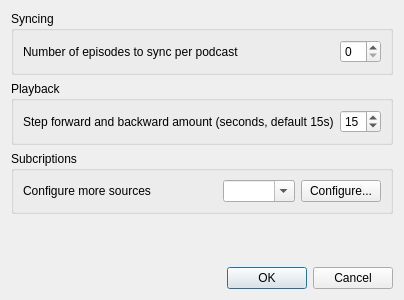
<?xml version="1.0" encoding="UTF-8"?>
<ui version="4.0">
 <class>dlgSettings</class>
 <widget class="QDialog" name="dlgSettings">
  <property name="geometry">
   <rect>
    <x>0</x>
    <y>0</y>
    <width>400</width>
    <height>300</height>
   </rect>
  </property>
  <property name="windowTitle">
   <string>Preferences</string>
  </property>
  <layout class="QVBoxLayout" name="verticalLayout_2">
   <item>
    <widget class="QGroupBox" name="groupBox">
     <property name="title">
      <string>Syncing</string>
     </property>
     <layout class="QVBoxLayout" name="verticalLayout">
      <item>
       <layout class="QHBoxLayout" name="horizontalLayout">
        <item>
         <widget class="QLabel" name="label">
          <property name="text">
           <string>Number of episodes to sync per podcast</string>
          </property>
          <property name="wordWrap">
           <bool>false</bool>
          </property>
         </widget>
        </item>
        <item>
         <spacer name="horizontalSpacer">
          <property name="orientation">
           <enum>Qt::Horizontal</enum>
          </property>
          <property name="sizeHint" stdset="0">
           <size>
            <width>40</width>
            <height>20</height>
           </size>
          </property>
         </spacer>
        </item>
        <item>
         <widget class="QSpinBox" name="sbxEpsPerFeed">
          <property name="frame">
           <bool>true</bool>
          </property>
          <property name="specialValueText">
           <string/>
          </property>
         </widget>
        </item>
       </layout>
      </item>
     </layout>
    </widget>
   </item>
   <item>
    <widget class="QGroupBox" name="groupBox_2">
     <property name="title">
      <string>Playback</string>
     </property>
     <layout class="QVBoxLayout" name="verticalLayout_3">
      <item>
       <layout class="QHBoxLayout" name="horizontalLayout_2">
        <item>
         <widget class="QLabel" name="label_2">
          <property name="text">
           <string>Step forward and backward amount (seconds, default 15s)</string>
          </property>
          <property name="alignment">
           <set>Qt::AlignLeading|Qt::AlignLeft|Qt::AlignVCenter</set>
          </property>
         </widget>
        </item>
        <item>
         <spacer name="horizontalSpacer_2">
          <property name="orientation">
           <enum>Qt::Horizontal</enum>
          </property>
          <property name="sizeHint" stdset="0">
           <size>
            <width>40</width>
            <height>20</height>
           </size>
          </property>
         </spacer>
        </item>
        <item>
         <widget class="QSpinBox" name="sbxSkipAmount">
          <property name="alignment">
           <set>Qt::AlignLeading|Qt::AlignLeft|Qt::AlignVCenter</set>
          </property>
          <property name="minimum">
           <number>5</number>
          </property>
          <property name="maximum">
           <number>60</number>
          </property>
          <property name="singleStep">
           <number>5</number>
          </property>
          <property name="value">
           <number>15</number>
          </property>
         </widget>
        </item>
       </layout>
      </item>
     </layout>
    </widget>
   </item>
   <item>
    <widget class="QGroupBox" name="groupBox_3">
     <property name="title">
      <string>Subcriptions</string>
     </property>
     <layout class="QVBoxLayout" name="verticalLayout_4">
      <item>
       <layout class="QHBoxLayout" name="horizontalLayout_3">
        <item>
         <widget class="QLabel" name="label_3">
          <property name="text">
           <string>Configure more sources</string>
          </property>
         </widget>
        </item>
        <item>
         <spacer name="horizontalSpacer_3">
          <property name="orientation">
           <enum>Qt::Horizontal</enum>
          </property>
          <property name="sizeHint" stdset="0">
           <size>
            <width>40</width>
            <height>20</height>
           </size>
          </property>
         </spacer>
        </item>
        <item>
         <widget class="QComboBox" name="cbxSources">
          <property name="editable">
           <bool>true</bool>
          </property>
         </widget>
        </item>
        <item>
         <widget class="QPushButton" name="btnConfigSources">
          <property name="text">
           <string>Configure...</string>
          </property>
         </widget>
        </item>
       </layout>
      </item>
     </layout>
    </widget>
   </item>
   <item>
    <spacer name="verticalSpacer">
     <property name="orientation">
      <enum>Qt::Vertical</enum>
     </property>
     <property name="sizeHint" stdset="0">
      <size>
       <width>20</width>
       <height>40</height>
      </size>
     </property>
    </spacer>
   </item>
   <item>
    <widget class="QDialogButtonBox" name="bbxSettings">
     <property name="orientation">
      <enum>Qt::Horizontal</enum>
     </property>
     <property name="standardButtons">
      <set>QDialogButtonBox::Cancel|QDialogButtonBox::Ok</set>
     </property>
    </widget>
   </item>
  </layout>
 </widget>
 <resources/>
 <connections/>
</ui>
